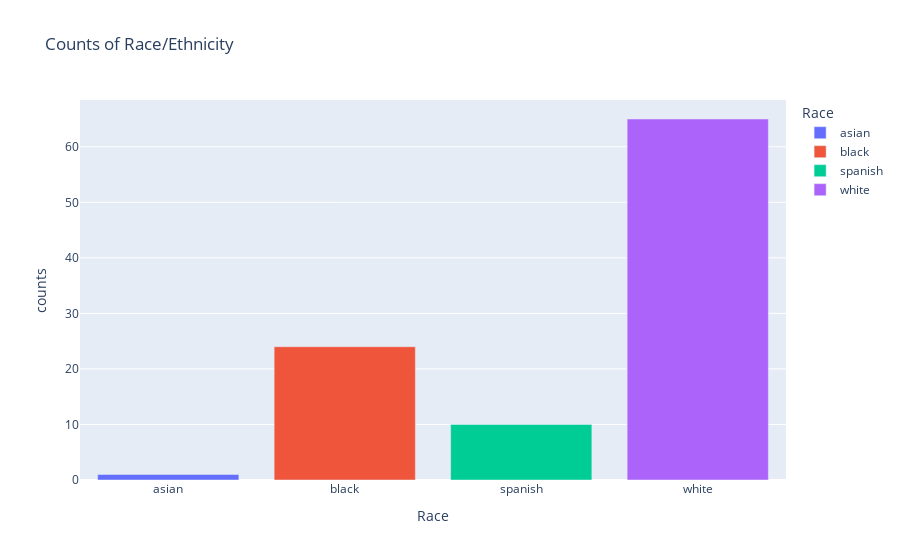

The cell this chart's notebook holds for it:
### Code cell
race_df = df.groupby(['Race']).size().reset_index(name='counts')
race_df = race_df[race_df['Race']!='nan']
race_fig = px.bar(race_df, x="Race", y="counts", color="Race", title='Counts of Race/Ethnicity')
race_fig.show()

### Figure 1 — Plotly figure (JSON) as saved in the notebook; plotly's stock layout.template omitted (floating-point values rounded to 4 significant figures)
{"data": [{"alignmentgroup": "True", "hovertemplate": "Race=%{x}<br>counts=%{y}<extra></extra>", "legendgroup": "asian", "marker": {"color": "#636efa"}, "name": "asian", "offsetgroup": "asian", "orientation": "v", "showlegend": true, "textposition": "auto", "type": "bar", "x": ["asian"], "xaxis": "x", "y": [1], "yaxis": "y"}, {"alignmentgroup": "True", "hovertemplate": "Race=%{x}<br>counts=%{y}<extra></extra>", "legendgroup": "black", "marker": {"color": "#EF553B"}, "name": "black", "offsetgroup": "black", "orientation": "v", "showlegend": true, "textposition": "auto", "type": "bar", "x": ["black"], "xaxis": "x", "y": [24], "yaxis": "y"}, {"alignmentgroup": "True", "hovertemplate": "Race=%{x}<br>counts=%{y}<extra></extra>", "legendgroup": "spanish", "marker": {"color": "#00cc96"}, "name": "spanish", "offsetgroup": "spanish", "orientation": "v", "showlegend": true, "textposition": "auto", "type": "bar", "x": ["spanish"], "xaxis": "x", "y": [10], "yaxis": "y"}, {"alignmentgroup": "True", "hovertemplate": "Race=%{x}<br>counts=%{y}<extra></extra>", "legendgroup": "white", "marker": {"color": "#ab63fa"}, "name": "white", "offsetgroup": "white", "orientation": "v", "showlegend": true, "textposition": "auto", "type": "bar", "x": ["white"], "xaxis": "x", "y": [65], "yaxis": "y"}], "layout": {"barmode": "relative", "legend": {"title": {"text": "Race"}, "tracegroupgap": 0}, "title": {"text": "Counts of Race/Ethnicity"}, "xaxis": {"anchor": "y", "categoryarray": ["asian", "black", "spanish", "white"], "categoryorder": "array", "domain": [0, 1], "title": {"text": "Race"}}, "yaxis": {"anchor": "x", "domain": [0, 1], "title": {"text": "counts"}}}}
